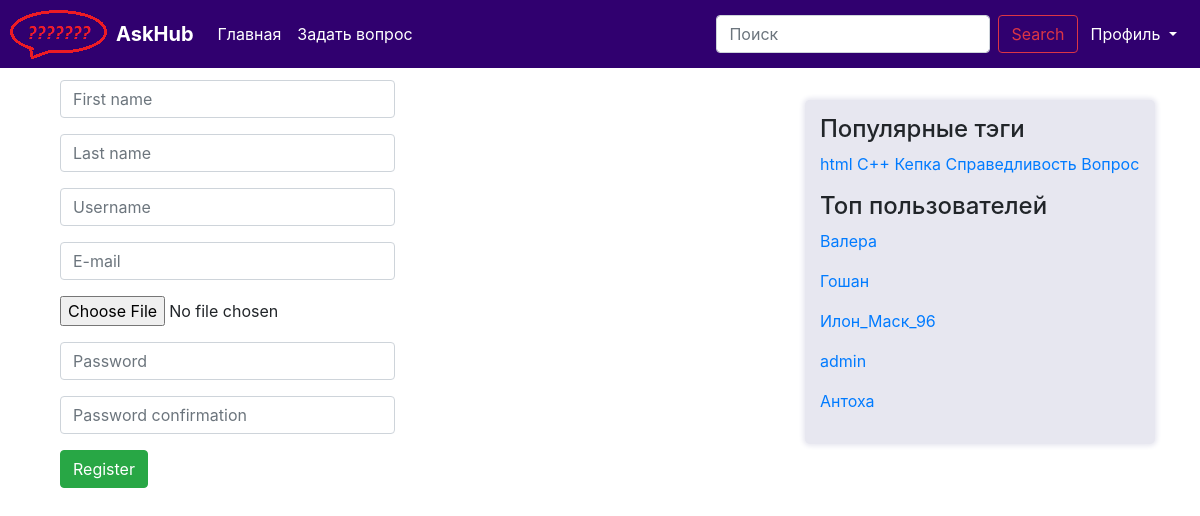
Page /registration/ on the committed database.
### question/models.py (models this page shows, shortened)
class Tag(models.Model):
    title = models.CharField(max_length=120, verbose_name=u"Заголовок ярлыка")
    objects = TagManager()

class User(AbstractUser):
    upload = models.ImageField(upload_to='uploads/%Y/%m/%d/')
    registration_date = models.DateTimeField(default=timezone.now, verbose_name="Дата решистрации")
    rating = models.IntegerField(default=0, verbose_name="Рейтинг пользователя")
    objects = UserManager()
    def __str__(self):
        return self.username

### question/views.py (the view)
# urls.py: path('registration/', views.registration, name='registration'),
def registration(request):
    if request.method == 'POST':
        form = UserRegistrationForm(request.POST, request.FILES)
        if form.is_valid():
            user = form.save()
            user.set_password(form.cleaned_data['password'])
            user.save()
            login(request, user)
            return redirect('/')
    else:
        form = UserRegistrationForm()
        logout(request)
    return render(request, 'question/registration.html', {
            'form': form,
            'tags' : paginate(request, Tag.objects.hottest()),
            'users' : paginate(request, User.objects.by_rating()),
        })

### question/managers.py (called while the page is built)
    def hottest(self):
        return self.annotate(question_count=Count('question')).order_by('-question_count')

    def by_rating(self):
        return self.order_by('-rating')

### question/views.py (called while the page is built)
def paginate(request, objects_list):
    paginator = Paginator(objects_list, 5)
    page = request.GET.get('page')
    try:
        objects = paginator.page(page)
    except PageNotAnInteger:
        objects = paginator.page(1)
    except EmptyPage:
        objects = paginator.page(paginator.num_pages)
    return objects

### question/templates/question/registration.html (shortened to what this page needs)
{% extends "question/base.html" %}
{% load static %}
{% block content %}
    <div class="main">
        <form enctype="multipart/form-data" class="form-horizontal" action="{% url 'registration' %}" method="post">
            <div class="col-md-6">
                <fieldset>
                    {% for field in form %}
                        <div class="form-group">
                            {{ field }}
                        </div>
                    {% endfor %}
                    <div class="form-group">
                        <input type="submit" value="Register" class="btn btn-success"/>
                    </div>
                </fieldset>
            </div>
        </form>
    </div>
{% endblock %}

### question/templates/question/sidebar.html
{% load static %}
{% block sidebar %}
    <div class="sidebar">
        <h4>Популярные тэги</h4>
        {% for t in tags %}
            <a href="{% url 'tag' id=t.id %}">{{ t.title }}</a>
        {% endfor %}
        <p>
        <h4>Топ пользователей</h4>
            {% for user in users %}
                <p><a href="{% url 'user' id=user.id %}">{{ user }}</a></p>
            {% endfor %}
        </p>
    </div>
{% endblock %}

### static/css/askme.css (style rules this page uses)
html { position: relative; min-height: 100%; }
body { margin-bottom: 60px; }
.sidebar { background-color: #e7e7f0; box-shadow: 0px 0px 5px 2px #e7e7f0; padding: 15px; margin: 20px 0px 0px 0px; border-radius: 5px; }

### rows in the picture
Tag: title "html"
Tag: title "С++"
Tag: title "Кепка"
Tag: title "Справедливость"
Tag: title "Вопрос"
User: username "Валера"
User: username "Гошан"
User: username "Илон_Маск_96"
User: username "admin"
User: username "Антоха"
